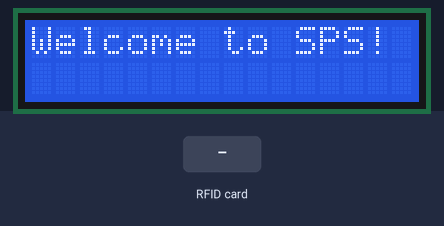
The sketch below on a simulated Arduino Uno, built with avr-gcc and run on an emulated ATmega328P. Parts: 16×2 character LCD. The inputs (shaded band) are chosen by the test bench. What the sketch prints to the serial monitor is not drawn.

Above: at 0.2 s.
2.9 s: RFID card 35 68 2B 7B held to the reader
At 3.7 s:
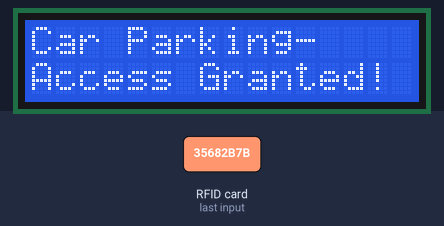
4.4 s: RFID card 5E 7A 19 C4 held to the reader
At 6.4 s:
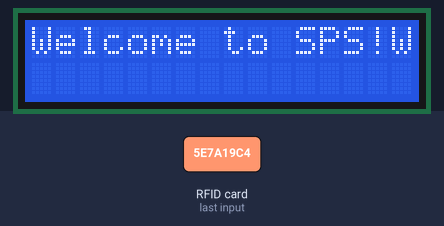
7.4 s: RFID card 35 68 2B 7B held to the reader
At 8.3 s:
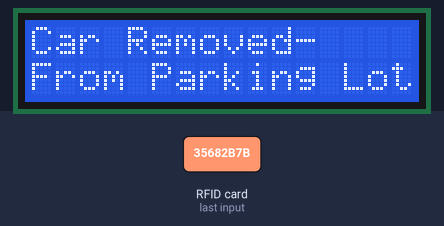
Timing chart, 0 to 10.4 s (numbered marks = the images above; inputs shaded):
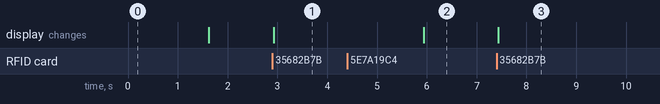

The sketch:

RFID.ino
```cpp
// (licence header left out)
#include <SPI.h>
#include <MFRC522.h>
#include <LiquidCrystal.h>

#define RST_PIN         9          // Configurable, see typical pin layout above
#define SS_PIN          10         // Configurable, see typical pin layout above

MFRC522 mfrc522(SS_PIN, RST_PIN);  // Create MFRC522 instance
// initialize the library with the numbers of the interface pins
LiquidCrystal lcd(7, 6, 5, 4, 3, 2);

/*
   F7 4B C8 46
   35 68 2B 7B
   F5 90 2C 7B
   17 DC 4B DD
*/

String card[] = {"DUMMY", "35 68 2B 7B", "F5 90 2C 7B", "17 DC 4B DD", "F7 4B C8 46", "35 AE E9 E5"};
char signals[] = {'X','A','B','C','D','E','P','Q','R','S','T'};
int carParked[20];

void setup()
{
  Serial.begin(9600);   // Initiate a serial communication

  // set up the LCD's number of columns and rows:
  lcd.begin(16, 2);
  // Print a message to the LCD.
  lcd.print("Welcome to SPS!");

  SPI.begin();      // Initiate  SPI bus
  mfrc522.PCD_Init();   // Initiate MFRC522
  //Serial.println("Approximate your card to the reader...");
  //Serial.println();
  digitalWrite(8, carParked);
  delay(1500);

  for (int i = 0; i < 10; i++) carParked[i] = 0;

  lcd.clear();
}


void loop()
{
  // Look for new cards
  if ( ! mfrc522.PICC_IsNewCardPresent())
  {
    return;
  }
  // Select one of the cards
  if ( ! mfrc522.PICC_ReadCardSerial())
  {
    return;
  }

  //Show UID on serial monitor
  //Serial.print("UID tag :");
  String content = "";
  byte letter;
  //Serial.print("///");
  for (byte i = 0; i < mfrc522.uid.size; i++)
  {
    //Serial.print(mfrc522.uid.uidByte[i] < 0x10 ? " 0" : " ");
    //Serial.print(mfrc522.uid.uidByte[i], HEX);
    content.concat(String(mfrc522.uid.uidByte[i] < 0x10 ? " 0" : " "));
    content.concat(String(mfrc522.uid.uidByte[i], HEX));
  }

  //Serial.println();
  content.toUpperCase();
  //Serial.println(content);


  //Serial.print("Message : ");
  for (int i = 1; i <= 5; i++)
  {
    if (content.substring(1) == card[i] && carParked[i] == 0) //change here the UID of the card/cards that you want to give access
    {
      lcd.setCursor(0, 0);
      lcd.clear();
      //Serial.print("Car Parking Access Granted");
      Serial.print(signals[i]);
      lcd.print("Car Parking-");
      lcd.setCursor(0, 1);
      lcd.print("Access Granted!");
      delay(3000);
      lcd.clear();
      carParked[i] = 1;
    }

    else if (content.substring(1) == card[i] && carParked[i] == 1) //change here the UID of the card/cards that you want to give access
    {
      lcd.setCursor(0, 0);
      lcd.clear();
      //Serial.print("Car Removed from Parking Lot");
      Serial.print(signals[i+5]);
      lcd.print("Car Removed-");
      lcd.setCursor(0, 1);
      lcd.print("From Parking Lot");
      delay(3000);
      lcd.clear();
      carParked[i] = 0;
    }
  }

//  mfrc522.flush();

  //Serial.println("\n\n");

  lcd.print("Welcome to SPS!");
}
```

Measured:
- after the input at 2.9 s, the display: changes at once (image 1)
- after the input at 4.4 s, the display: first differs from a run without the input after 1.5 s (image 2)
- after the input at 7.4 s, the display: changes at once (image 3)
